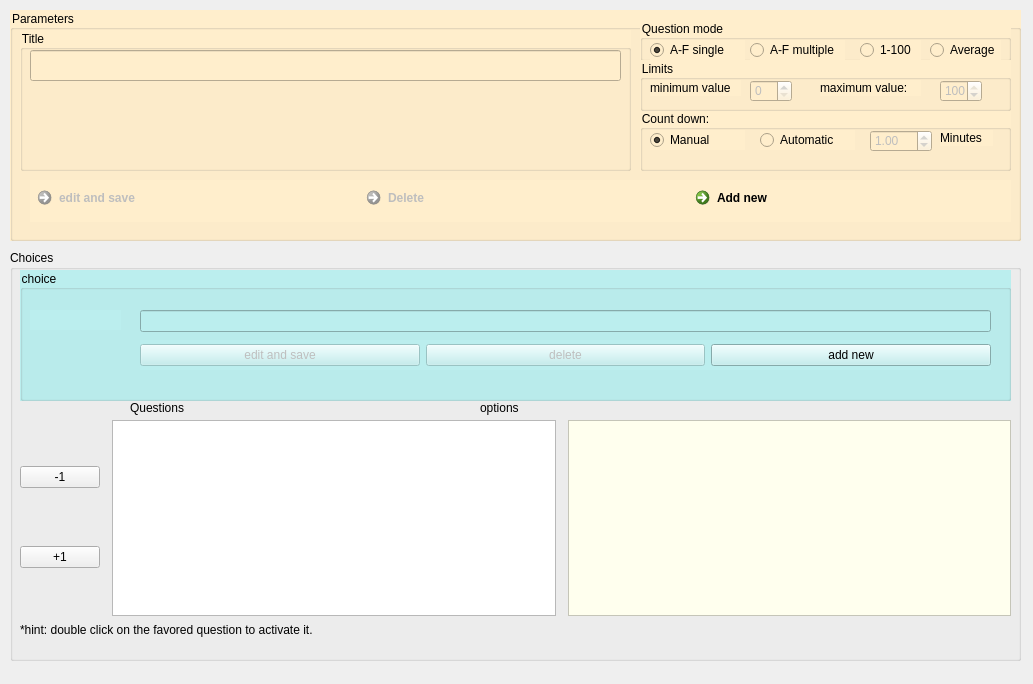
<?xml version="1.0" encoding="UTF-8"?>
<ui version="4.0">
 <class>questionPanel</class>
 <widget class="QDialog" name="questionPanel">
  <property name="geometry">
   <rect>
    <x>0</x>
    <y>0</y>
    <width>1033</width>
    <height>684</height>
   </rect>
  </property>
  <property name="windowTitle">
   <string>Dialog</string>
  </property>
  <widget class="QGroupBox" name="groupBox">
   <property name="geometry">
    <rect>
     <x>10</x>
     <y>10</y>
     <width>1011</width>
     <height>231</height>
    </rect>
   </property>
   <property name="styleSheet">
    <string notr="true">background-color:#Fec</string>
   </property>
   <property name="title">
    <string>Parameters</string>
   </property>
   <widget class="QGroupBox" name="groupBox_2">
    <property name="geometry">
     <rect>
      <x>630</x>
      <y>10</y>
      <width>371</width>
      <height>41</height>
     </rect>
    </property>
    <property name="title">
     <string>Question mode</string>
    </property>
    <widget class="QRadioButton" name="afSingle">
     <property name="geometry">
      <rect>
       <x>10</x>
       <y>20</y>
       <width>95</width>
       <height>20</height>
      </rect>
     </property>
     <property name="text">
      <string>A-F single</string>
     </property>
     <property name="checked">
      <bool>true</bool>
     </property>
    </widget>
    <widget class="QRadioButton" name="afMultiple">
     <property name="geometry">
      <rect>
       <x>110</x>
       <y>20</y>
       <width>95</width>
       <height>20</height>
      </rect>
     </property>
     <property name="text">
      <string>A-F multiple</string>
     </property>
    </widget>
    <widget class="QRadioButton" name="oneTo100">
     <property name="geometry">
      <rect>
       <x>220</x>
       <y>20</y>
       <width>61</width>
       <height>20</height>
      </rect>
     </property>
     <property name="text">
      <string>1-100</string>
     </property>
    </widget>
    <widget class="QRadioButton" name="oneTo100Avg">
     <property name="geometry">
      <rect>
       <x>290</x>
       <y>20</y>
       <width>71</width>
       <height>20</height>
      </rect>
     </property>
     <property name="text">
      <string>Average</string>
     </property>
    </widget>
   </widget>
   <widget class="QGroupBox" name="groupBox_3">
    <property name="geometry">
     <rect>
      <x>10</x>
      <y>20</y>
      <width>611</width>
      <height>141</height>
     </rect>
    </property>
    <property name="title">
     <string>Title</string>
    </property>
    <widget class="QLineEdit" name="questionTitle">
     <property name="geometry">
      <rect>
       <x>10</x>
       <y>20</y>
       <width>591</width>
       <height>31</height>
      </rect>
     </property>
    </widget>
   </widget>
   <widget class="QWidget" name="layoutWidget">
    <property name="geometry">
     <rect>
      <x>20</x>
      <y>170</y>
      <width>981</width>
      <height>42</height>
     </rect>
    </property>
    <layout class="QHBoxLayout" name="horizontalLayout_2">
     <item>
      <widget class="QCommandLinkButton" name="edit">
       <property name="enabled">
        <bool>false</bool>
       </property>
       <property name="text">
        <string>edit and save</string>
       </property>
      </widget>
     </item>
     <item>
      <widget class="QCommandLinkButton" name="delete_2">
       <property name="enabled">
        <bool>false</bool>
       </property>
       <property name="text">
        <string>Delete</string>
       </property>
      </widget>
     </item>
     <item>
      <widget class="QCommandLinkButton" name="commandLinkButton">
       <property name="text">
        <string>Add new</string>
       </property>
      </widget>
     </item>
    </layout>
   </widget>
   <widget class="QGroupBox" name="groupBox_5">
    <property name="geometry">
     <rect>
      <x>630</x>
      <y>100</y>
      <width>371</width>
      <height>61</height>
     </rect>
    </property>
    <property name="title">
     <string>Count down:</string>
    </property>
    <widget class="QRadioButton" name="manualValidityTime">
     <property name="geometry">
      <rect>
       <x>10</x>
       <y>20</y>
       <width>95</width>
       <height>20</height>
      </rect>
     </property>
     <property name="text">
      <string>Manual</string>
     </property>
     <property name="checked">
      <bool>true</bool>
     </property>
    </widget>
    <widget class="QRadioButton" name="autoValidityTime">
     <property name="geometry">
      <rect>
       <x>120</x>
       <y>20</y>
       <width>95</width>
       <height>20</height>
      </rect>
     </property>
     <property name="text">
      <string>Automatic</string>
     </property>
    </widget>
    <widget class="QDoubleSpinBox" name="questionLength">
     <property name="enabled">
      <bool>false</bool>
     </property>
     <property name="geometry">
      <rect>
       <x>230</x>
       <y>20</y>
       <width>62</width>
       <height>22</height>
      </rect>
     </property>
     <property name="minimum">
      <double>0.100000000000000</double>
     </property>
     <property name="value">
      <double>1.000000000000000</double>
     </property>
    </widget>
    <widget class="QLabel" name="label_4">
     <property name="geometry">
      <rect>
       <x>300</x>
       <y>20</y>
       <width>53</width>
       <height>16</height>
      </rect>
     </property>
     <property name="text">
      <string>Minutes</string>
     </property>
    </widget>
   </widget>
   <widget class="QGroupBox" name="groupBox_6">
    <property name="geometry">
     <rect>
      <x>630</x>
      <y>50</y>
      <width>371</width>
      <height>51</height>
     </rect>
    </property>
    <property name="title">
     <string>Limits</string>
    </property>
    <widget class="QLabel" name="label_5">
     <property name="geometry">
      <rect>
       <x>10</x>
       <y>20</y>
       <width>91</width>
       <height>16</height>
      </rect>
     </property>
     <property name="text">
      <string>minimum value</string>
     </property>
    </widget>
    <widget class="QSpinBox" name="minValue">
     <property name="enabled">
      <bool>false</bool>
     </property>
     <property name="geometry">
      <rect>
       <x>110</x>
       <y>20</y>
       <width>42</width>
       <height>22</height>
      </rect>
     </property>
    </widget>
    <widget class="QLabel" name="label_6">
     <property name="geometry">
      <rect>
       <x>180</x>
       <y>20</y>
       <width>101</width>
       <height>16</height>
      </rect>
     </property>
     <property name="text">
      <string>maximum value:</string>
     </property>
    </widget>
    <widget class="QSpinBox" name="maxValue">
     <property name="enabled">
      <bool>false</bool>
     </property>
     <property name="geometry">
      <rect>
       <x>300</x>
       <y>20</y>
       <width>42</width>
       <height>22</height>
      </rect>
     </property>
     <property name="maximum">
      <number>100</number>
     </property>
     <property name="value">
      <number>100</number>
     </property>
    </widget>
   </widget>
  </widget>
  <widget class="QGroupBox" name="groupBox_4">
   <property name="geometry">
    <rect>
     <x>10</x>
     <y>250</y>
     <width>1011</width>
     <height>411</height>
    </rect>
   </property>
   <property name="styleSheet">
    <string notr="true"/>
   </property>
   <property name="title">
    <string>Choices</string>
   </property>
   <widget class="QGroupBox" name="choicehost">
    <property name="geometry">
     <rect>
      <x>10</x>
      <y>20</y>
      <width>991</width>
      <height>131</height>
     </rect>
    </property>
    <property name="styleSheet">
     <string notr="true">background-color:#bee</string>
    </property>
    <property name="title">
     <string>choice</string>
    </property>
    <widget class="QLineEdit" name="choiceText">
     <property name="geometry">
      <rect>
       <x>120</x>
       <y>40</y>
       <width>851</width>
       <height>22</height>
      </rect>
     </property>
    </widget>
    <widget class="QLabel" name="choiceno">
     <property name="geometry">
      <rect>
       <x>10</x>
       <y>40</y>
       <width>91</width>
       <height>20</height>
      </rect>
     </property>
     <property name="text">
      <string/>
     </property>
    </widget>
    <widget class="QWidget" name="layoutWidget">
     <property name="geometry">
      <rect>
       <x>120</x>
       <y>70</y>
       <width>851</width>
       <height>30</height>
      </rect>
     </property>
     <layout class="QHBoxLayout" name="horizontalLayout_3">
      <item>
       <widget class="QPushButton" name="saveChoice">
        <property name="enabled">
         <bool>false</bool>
        </property>
        <property name="text">
         <string>edit and save</string>
        </property>
       </widget>
      </item>
      <item>
       <widget class="QPushButton" name="deleteChoice">
        <property name="enabled">
         <bool>false</bool>
        </property>
        <property name="styleSheet">
         <string notr="true"/>
        </property>
        <property name="text">
         <string>delete</string>
        </property>
       </widget>
      </item>
      <item>
       <widget class="QPushButton" name="addnewChoice">
        <property name="text">
         <string>add new</string>
        </property>
       </widget>
      </item>
     </layout>
    </widget>
   </widget>
   <widget class="QLabel" name="label">
    <property name="geometry">
     <rect>
      <x>10</x>
      <y>370</y>
      <width>991</width>
      <height>20</height>
     </rect>
    </property>
    <property name="text">
     <string>*hint: double click on the favored question to activate it.</string>
    </property>
   </widget>
   <widget class="QLabel" name="label_2">
    <property name="geometry">
     <rect>
      <x>120</x>
      <y>150</y>
      <width>311</width>
      <height>16</height>
     </rect>
    </property>
    <property name="text">
     <string>Questions</string>
    </property>
   </widget>
   <widget class="QLabel" name="label_3">
    <property name="geometry">
     <rect>
      <x>470</x>
      <y>150</y>
      <width>311</width>
      <height>16</height>
     </rect>
    </property>
    <property name="text">
     <string>options</string>
    </property>
   </widget>
   <widget class="QWidget" name="layoutWidget">
    <property name="geometry">
     <rect>
      <x>10</x>
      <y>170</y>
      <width>991</width>
      <height>196</height>
     </rect>
    </property>
    <layout class="QHBoxLayout" name="horizontalLayout_4">
     <property name="spacing">
      <number>12</number>
     </property>
     <property name="rightMargin">
      <number>0</number>
     </property>
     <item>
      <layout class="QVBoxLayout" name="verticalLayout">
       <item>
        <widget class="QPushButton" name="goDown">
         <property name="text">
          <string>-1</string>
         </property>
        </widget>
       </item>
       <item>
        <widget class="QPushButton" name="goUp">
         <property name="text">
          <string>+1</string>
         </property>
        </widget>
       </item>
      </layout>
     </item>
     <item>
      <layout class="QHBoxLayout" name="horizontalLayout">
       <item>
        <widget class="QTableView" name="questionsTable"/>
       </item>
       <item>
        <widget class="QTableView" name="choicesTable">
         <property name="styleSheet">
          <string notr="true">background-color:#ffe</string>
         </property>
        </widget>
       </item>
      </layout>
     </item>
    </layout>
   </widget>
  </widget>
 </widget>
 <resources/>
 <connections/>
</ui>
